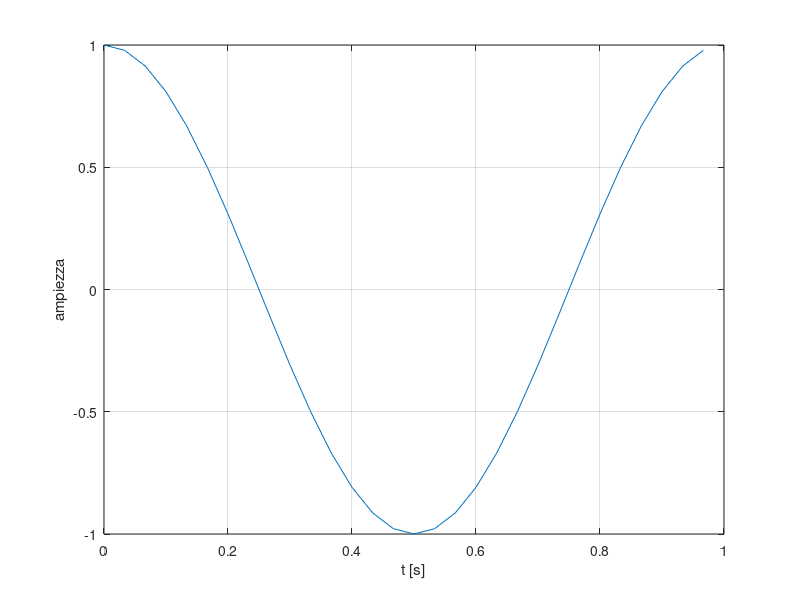
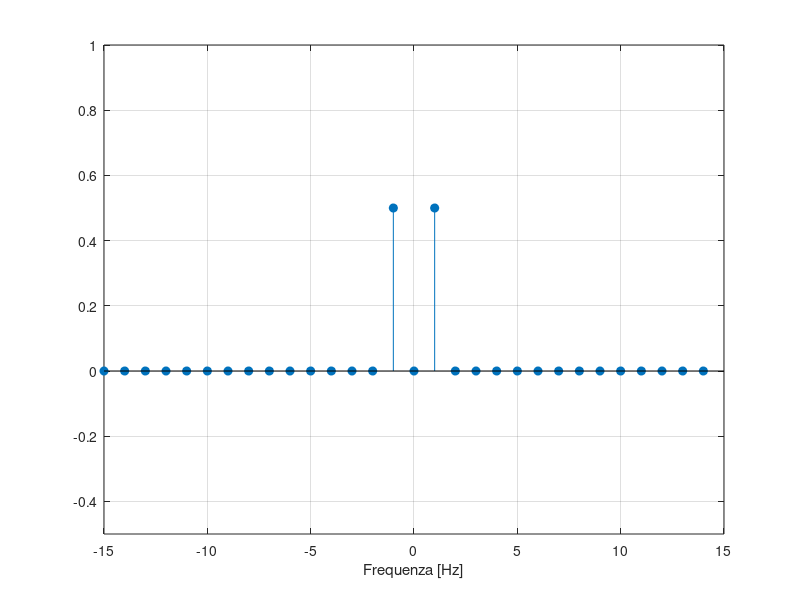
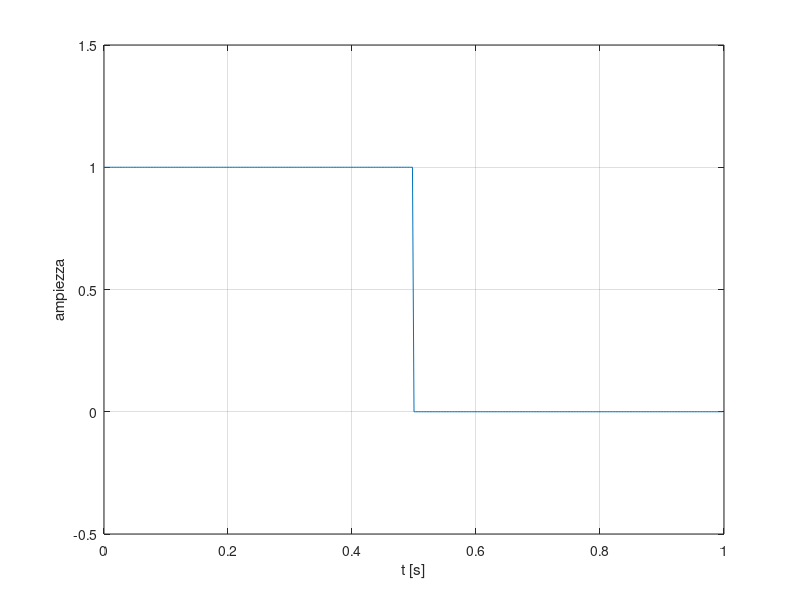
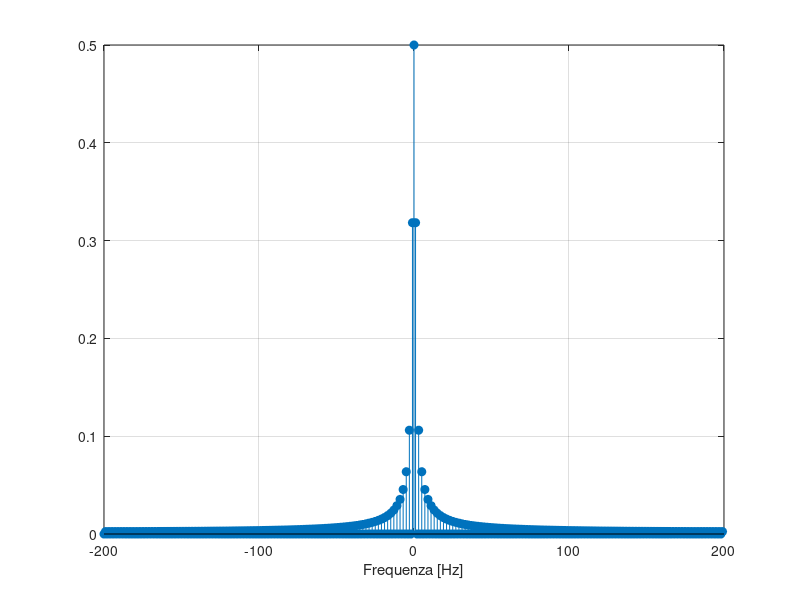

Write MATLAB code to recreate these figures, in order.
% TITOLO: Rappresentazione in frequenza di segnali periodici a tempo continuo
clc
clear all
close all

N = 30; %numeri di punti in un periodo
Tp = 1;

dt = Tp/N;

t = [0:N-1]*dt;

fcos = 1;
s = cos(2*pi*fcos*t);

figure;
plot(t,s);
xlabel('t [s]');
ylabel('ampiezza');
grid on

S = dt/Tp*fft(s);
S = [S(N/2 + 1:N), S(1:N/2) ]

F = 1/Tp;
f = [-N/2:N/2-1]*F;

figure;
stem(f, abs(S), 'filled')
xlabel('Frequenza [Hz]')
grid on
ylim([-0.5 1])

%% 
clc
clear all
close all

N = 400; %numeri di punti in un periodo
Tp = 1;

dt = Tp/N;

t = [0:N-1]*dt;

s = zeros(1,N);
s(1:N/2) = 1;
s(N/2+1:N) = 0;

figure
plot(t,s)
ylim([-0.5 1.5])
xlabel('t [s]')
ylabel('ampiezza')
grid on

S = dt/Tp*fft(s);
S = [S(N/2+1:N), S(1:N/2)];

F = 1/Tp;
f = [-N/2:N/2-1]*F
figure;
stem(f, abs(S), 'filled')
xlabel('Frequenza [Hz]')
grid on